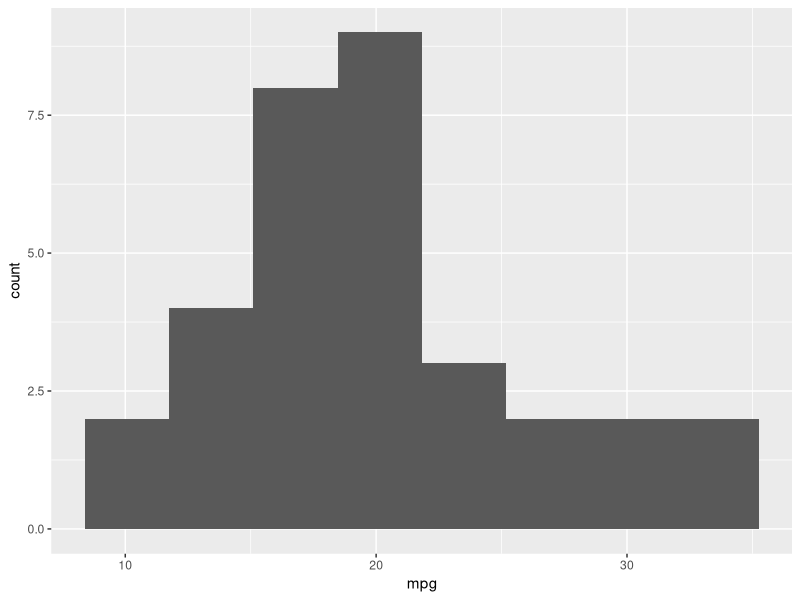
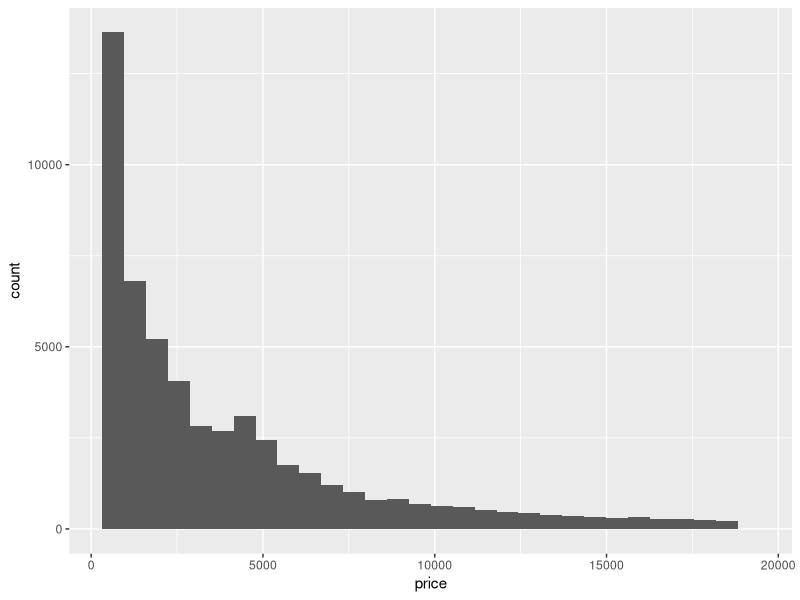
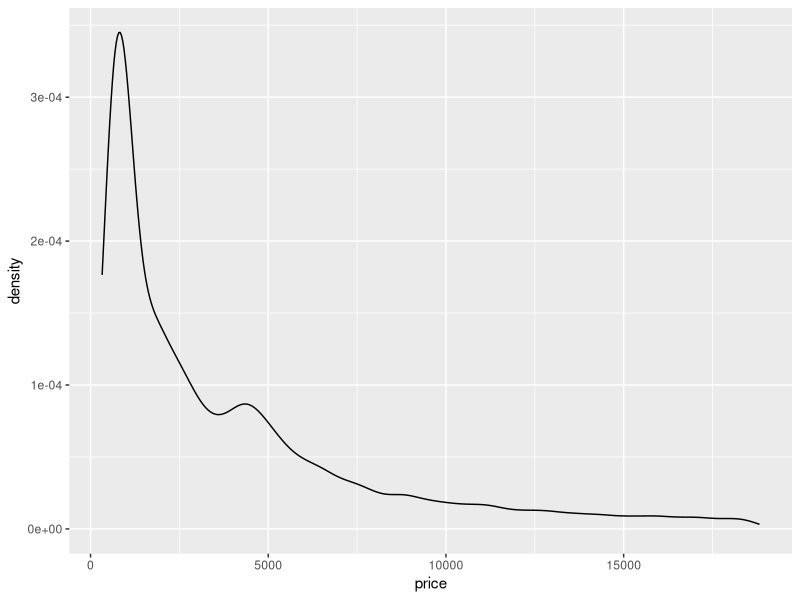
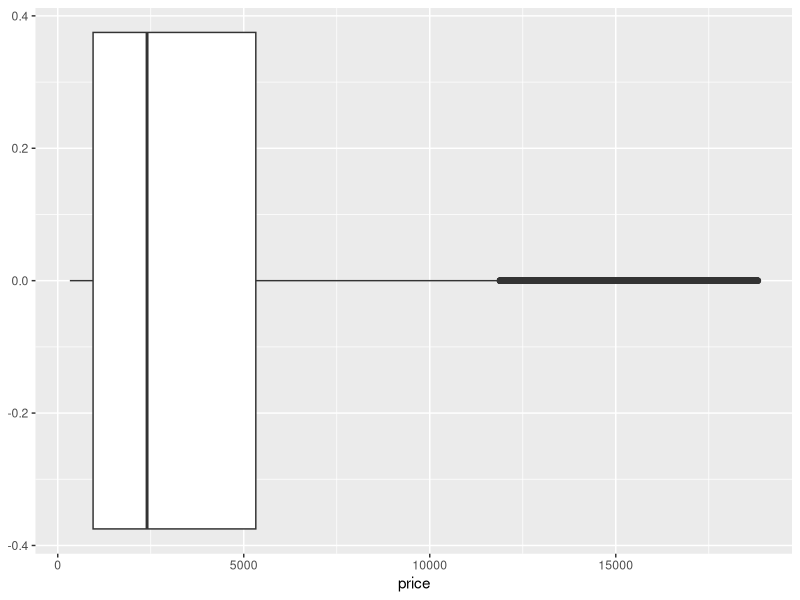
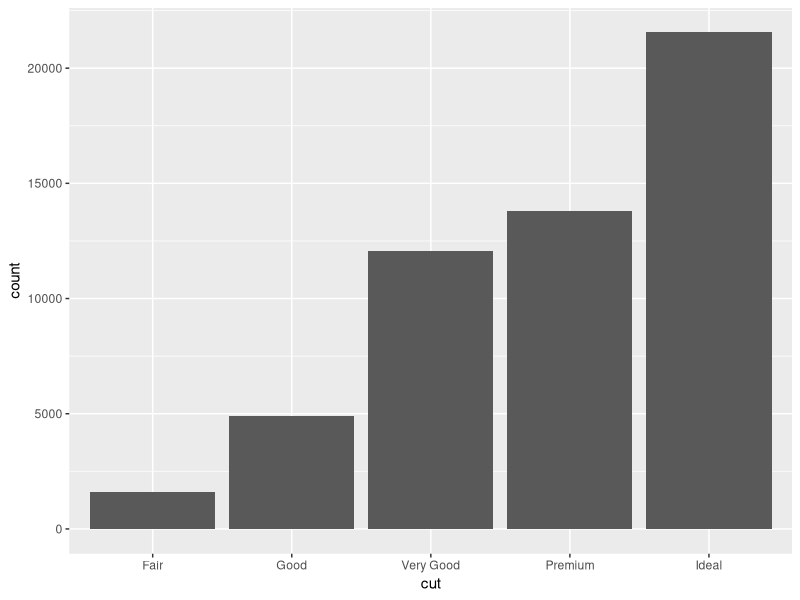
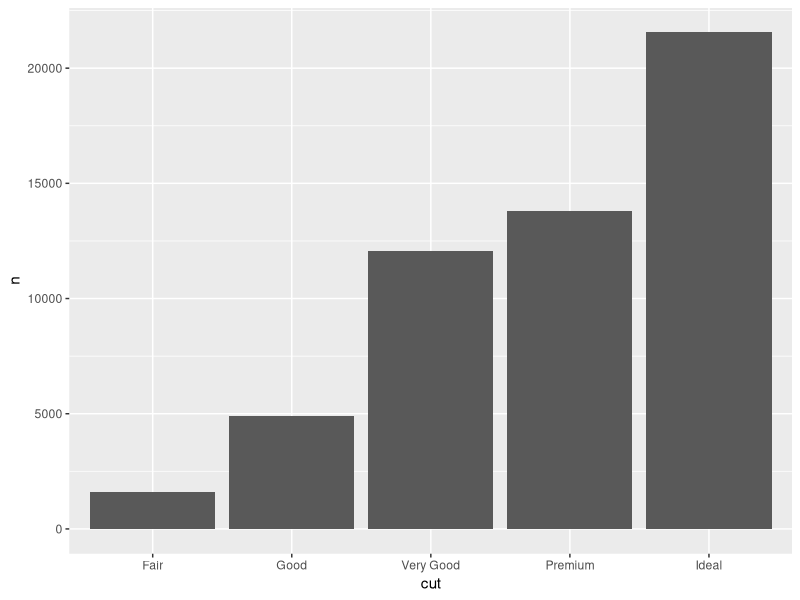
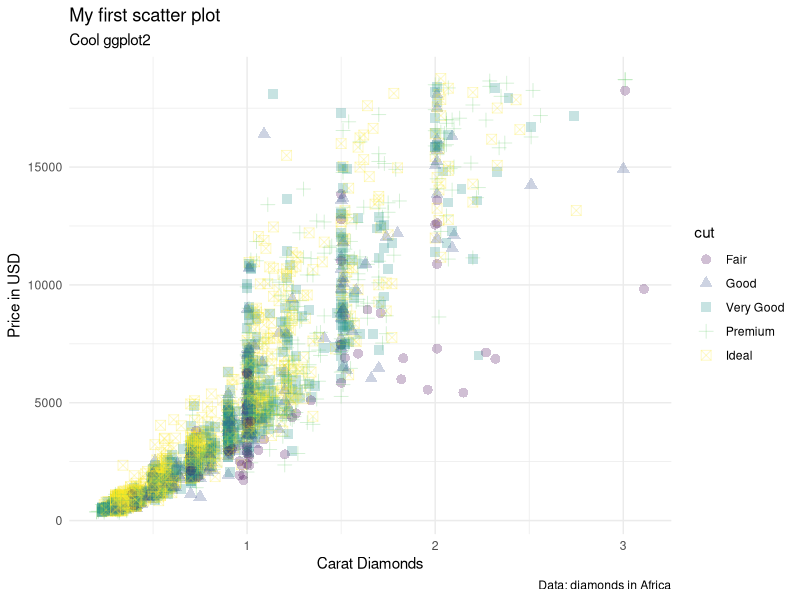
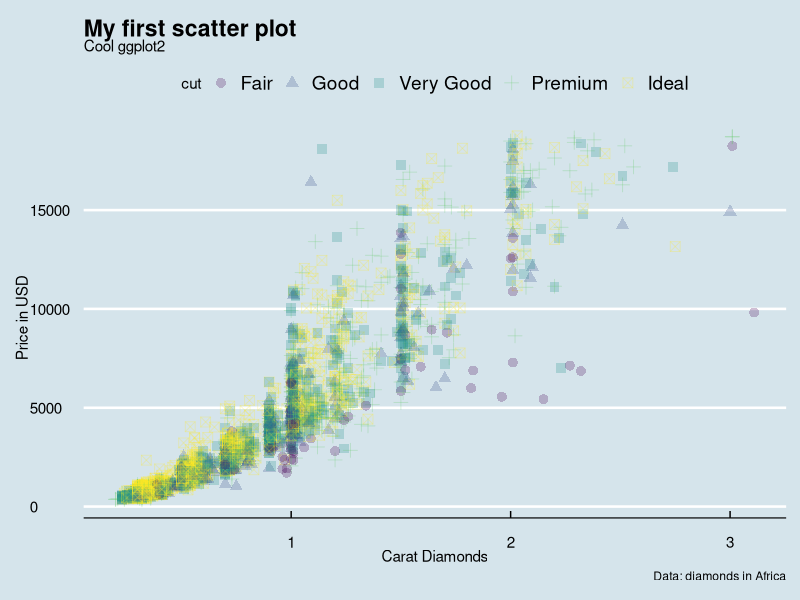

These figures' R source, in order:
library(tidyverse)
library(ggthemes)

## library(ggplot2)   gg = grammar of graphics,  2 = 2D

## how to choose visualization
## 1. number of variables
## 2. data type


## basic syntax

ggplot(data = mtcars, 
       mapping = aes(x = mpg)) +  # put column from dataframe to axis
  geom_histogram(bins=8)


# ordinal factor can be ordered
## create ordinal factor
## factor: nominal vs ordinal

temp <- c("high", "medium", "low", "low")
temp2 <- factor(temp, levels = c("low", "medium", "high"),
                ordered = T)

# one variable + continuous (number)
ggplot(diamonds,
       aes(x=price)) +
  geom_histogram()

ggplot(diamonds,
       aes(x=price)) +
  geom_density()

## DRY: Do not Repeat Yourself
base <- ggplot(diamonds, aes(x=price))
p1 <- base + geom_histogram()
p2 <- base + geom_density()

## Boxplot
ggplot(diamonds, aes(x=price)) +
  geom_boxplot()


# one variable + discrete(factor)
ggplot(diamonds, aes(cut)) +
  geom_bar()  ## for raw data

diamonds %>%
  count(cut) %>%
  ggplot(data = ., mapping=aes(x=cut, y=n)) +
  geom_col()   ## geom_col for aggregate data

# two variables: number x number
## scatter plot
### setting vs mapping
### sample for representation bigger data
set.seed(42) # fix sample_n
ggplot(sample_n(diamonds, 3000),
       #mapping: columns map to axis 
       mapping = aes(x=carat, y=price, color=cut, shape=cut)) +
    #setting 
    geom_point(alpha=0.25, size=3)  +
    theme_minimal() +
    labs(
      title="My first scatter plot",
      subtitle="Cool ggplot2",
      caption="Data: diamonds in Africa",
      y="Price in USD",
      x="Carat Diamonds"
    )

# template theme
set.seed(42) # fix sample_n
ggplot(sample_n(diamonds, 3000),
       #mapping: columns map to axis 
       mapping = aes(x=carat, y=price, color=cut, shape=cut)) +
  #setting 
  geom_point(alpha=0.25, size=3)  +
  labs(
    title="My first scatter plot",
    subtitle="Cool ggplot2",
    caption="Data: diamonds in Africa",
    y="Price in USD",
    x="Carat Diamonds"
  ) +
  theme_economist()

## shortcut qplot()
## quick plot

qplot(x = carat, data = diamonds, geom = "density")
qplot(x = carat, data = diamonds, geom = "histogram")
qplot(x = cut, data = diamonds, geom = "bar")

## layers in ggplot2
base <- ggplot(diamonds %>% 
                 sample_n(1000) %>%
                 filter(carat <= 2.8),
               aes(x=carat, y=price))
p3 <- base + 
  theme_minimal() +
  geom_point(alpha=0.2, color="#55effa") +
  geom_smooth(method="loess", se=T, fill="gold", color="red") +
  geom_rug()

## Bar plot
ggplot(diamonds, aes(cut, fill=clarity)) +
  geom_bar(color="black", position="fill") +
  theme_minimal()

# How to change color?
ggplot(diamonds, aes(cut, fill=cut)) +
  geom_bar() +
  theme_minimal() +
  scale_fill_manual(values = c("red", "green", "blue", "gold", "black"))

ggplot(diamonds, aes(cut, fill=cut)) +
  geom_bar() +
  theme_minimal() +
  scale_fill_brewer(palette = "Accent")

## heat map color scale
ggplot(diamonds %>%
         sample_frac(0.1), aes(carat, price, color=price)) +
  geom_point(alpha=0.3) +
  theme_minimal() +
  scale_color_gradient(low = "gold", high = "purple")

## multiple sub-plots
ggplot(diamonds %>%
         sample_frac(0.2), aes(carat,price)) +
  geom_point(alpha=0.2) +
  geom_smooth() +
  theme_minimal() +
  facet_grid(~cut)

## multiple dataframes
m1 <- mtcars %>% filter(mpg > 30)
m2 <- mtcars %>% filter(mpg <= 20)

ggplot() + 
  theme_minimal() +
  geom_point(data=m1, aes(wt, mpg), color="blue") +
  geom_point(data=m2, aes(wt, mpg), color="red", size=3)  

## bin2D
ggplot(diamonds, aes(carat, price)) +
  geom_bin_2d(bins=10)

## HW
## 1. Create Rmarkdown
## 2. Create 5 charts
## data = mpg

library(patchwork)

p1 <- qplot(hwy, data = mpg, geom = "density")
p2 <- qplot(cty, data = mpg, geom = "histogram")
p3 <- qplot(cty, hwy, data = mpg, geom = "point")
p4 <- qplot(cty, hwy, data = mpg, geom = "smooth")

p1+p2+p3+p4

p1 + p2 + p3 / p4
